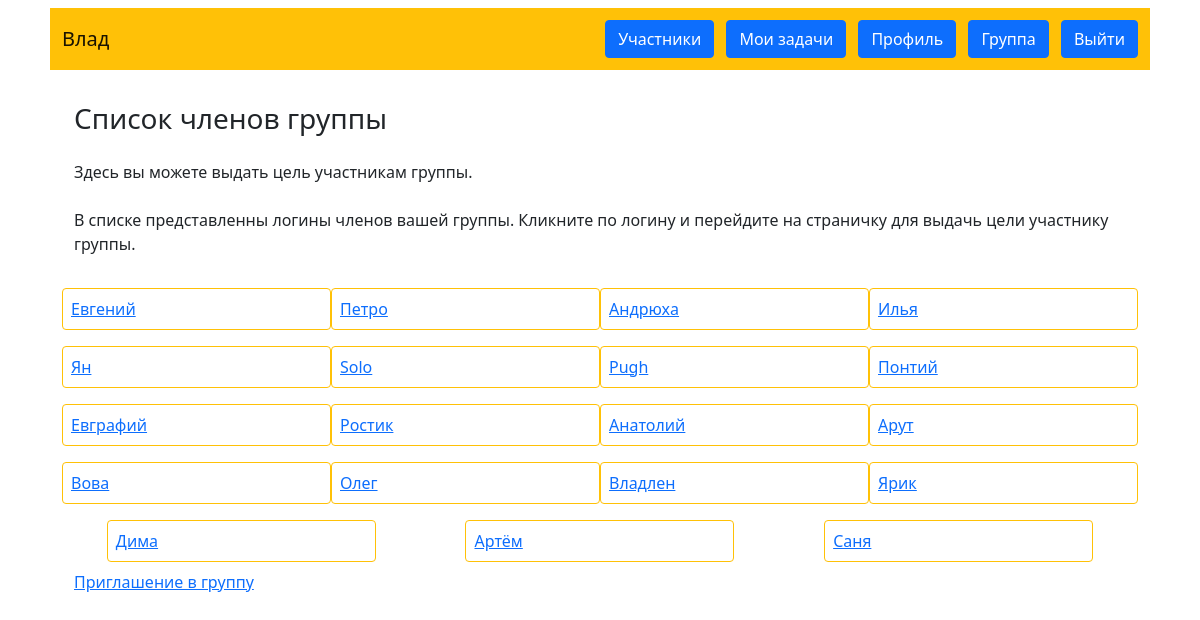
Screenshot of /members/2 (signed in) with the database file from the repository.
### data/users.py (models this page shows, shortened)
class User(SqlAlchemyBase, UserMixin, SerializerMixin):
    __tablename__ = 'Users'
    id = sqlalchemy.Column(sqlalchemy.Integer,
                           primary_key=True, autoincrement=True)
    login = sqlalchemy.Column(sqlalchemy.String, unique=True, nullable=False)
    group = sqlalchemy.Column(sqlalchemy.Integer,
                              sqlalchemy.ForeignKey("Groups.id"))
    email = sqlalchemy.Column(sqlalchemy.String,
                              index=True, unique=True, nullable=False)
    password = sqlalchemy.Column(sqlalchemy.String, nullable=True)

### main.py (the view)
@app.route('/members/<group>', methods=['GET'])
def members(group):
    db_sess = db_session.create_session()
    group = db_sess.query(Group).filter(Group.id == current_user.group).first()
    admin = db_sess.query(User).get(group.group_admin)
    is_admin = False
    if current_user.id == admin.id:
        is_admin = True
    group_members = db_sess.query(GroupMember).filter(GroupMember.members_group == current_user.group,
                                                      GroupMember.member != current_user.id).all()
    group_members_new = []
    for row in group_members:
        group_members_new.append(db_sess.query(User).get(row.member))
    return render_template('members.html', members=group_members_new, is_admin=is_admin)

### data/db_session.py (called while the page is built)
def create_session() -> Session:
    global __factory
    return __factory()

### main.py (called while the page is built)
@login_manager.user_loader
def load_user(user_id):
    db_sess = db_session.create_session()
    return db_sess.query(User).get(user_id)

### templates/members.html
{% extends "base.html" %}
{% block content %}
<h3>Список членов группы</h3>
<p class="my-3 my-md-4">Здесь вы можете выдать цель участникам группы.</p>
<p class="my-3 my-md-4">В списке представленны логины членов вашей группы. Кликните по логину и перейдите на страничку
для выдачь цели участнику группы.</p>
<div class="m4 row justify-content-around">
{% for item in members%}
<div class="my-2 p-2 col-12 col-md-5 col-lg-3 border border-warning rounded">
    <a href="/member/{{ item.id }}">{{item.login}}</a>
</div>
{% endfor %}
</div>
<div class="m4 row justify-content-around">
         {% if is_admin: %}
            <div><a href="/invite">Приглашение в группу</a></div>
         {% endif %}
</div>
{% endblock %}

### templates/base.html (shortened to what this page needs)
<!doctype html>
<html lang="ru" xmlns="http://www.w3.org/1999/html">
<head>
    <link href="https://cdn.jsdelivr.net/npm/bootstrap@5.1.3/dist/css/bootstrap.min.css" rel="stylesheet"
>
</head>
<body>
<header class="container">
    <nav class="m-2 p-2 navbar navbar-light bg-warning">
        <div><a class="m-1 navbar-brand" href="/index">{{ current_user.login }}</a></div>
        {% if current_user.is_authenticated %}
        <div>
            <a class="m-1 btn btn-primary " href="/members/{{ current_user.group }}">Участники</a>
            <a class="m-1 btn btn-primary " href="/my_tasks">Мои задачи</a>
            <a class="m-1 btn btn-primary " href="/profile">Профиль</a>
            <a class="m-1 btn btn-primary" href="/my_groups">Группа</a>
            <a class="m-1 btn btn-primary" href="/logout">Выйти</a></div>
        {% else %}
        <div>
            <a class="m-1 btn btn-primary " href="/register">Зарегистрироваться</a>
            <a class="m-1 btn btn-success" href="/login">Войти</a>
        </div>
        {% endif %}
    </nav>
</header>
<main role="main" class="container">
    <div class="p-3 m-3">
        {% block content %}{% endblock %}
    </div>
</main>
</body>
</html>

### rows the page displays
User: login "Влад"
User: login "Евгений"
User: login "Петро"
User: login "Андрюха"
User: login "Илья"
User: login "Ян"
User: login "Solo"
User: login "Pugh"
User: login "Понтий"
User: login "Евграфий"
User: login "Ростик"
User: login "Анатолий"
User: login "Арут"
User: login "Вова"
User: login "Олег"
User: login "Владлен"
User: login "Ярик"
User: login "Дима"
User: login "Артём"
User: login "Саня"
